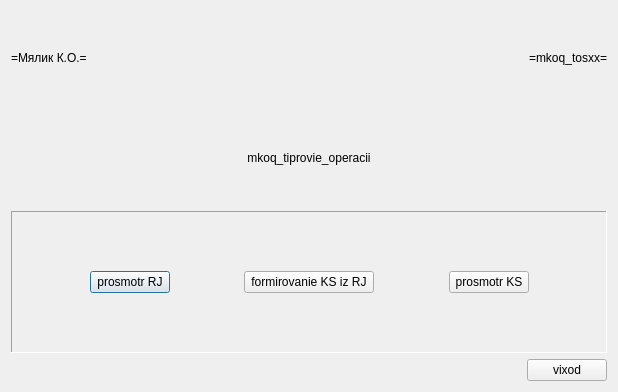
<?xml version="1.0" encoding="UTF-8"?>
<ui version="4.0">
 <class>mkoq_rjtks</class>
 <widget class="QDialog" name="mkoq_rjtks">
  <property name="windowModality">
   <enum>Qt::ApplicationModal</enum>
  </property>
  <property name="geometry">
   <rect>
    <x>0</x>
    <y>0</y>
    <width>618</width>
    <height>392</height>
   </rect>
  </property>
  <property name="windowTitle">
   <string>mkoq_rjtks</string>
  </property>
  <layout class="QVBoxLayout" name="verticalLayout">
   <item>
    <layout class="QHBoxLayout" name="horizontalLayout">
     <item>
      <widget class="QLabel" name="mkoq_rjtks_xxsma_l">
       <property name="text">
        <string>=Мялик К.О.=</string>
       </property>
      </widget>
     </item>
     <item>
      <spacer name="horizontalSpacer_4">
       <property name="orientation">
        <enum>Qt::Horizontal</enum>
       </property>
       <property name="sizeHint" stdset="0">
        <size>
         <width>40</width>
         <height>20</height>
        </size>
       </property>
      </spacer>
     </item>
     <item>
      <widget class="QLabel" name="mkoq_rjtks_xxprg_l">
       <property name="text">
        <string>=mkoq_tosxx=</string>
       </property>
      </widget>
     </item>
    </layout>
   </item>
   <item>
    <widget class="QLabel" name="mkoq_rjtks_xxtitle_l">
     <property name="text">
      <string>mkoq_tiprovie_operacii</string>
     </property>
     <property name="alignment">
      <set>Qt::AlignCenter</set>
     </property>
    </widget>
   </item>
   <item>
    <widget class="QFrame" name="mkoq_rjtks_b1">
     <property name="frameShape">
      <enum>QFrame::Panel</enum>
     </property>
     <property name="frameShadow">
      <enum>QFrame::Sunken</enum>
     </property>
     <property name="lineWidth">
      <number>1</number>
     </property>
     <property name="midLineWidth">
      <number>1</number>
     </property>
     <layout class="QGridLayout" name="gridLayout_2">
      <item row="0" column="0">
       <layout class="QHBoxLayout" name="horizontalLayout_5">
        <property name="topMargin">
         <number>50</number>
        </property>
        <property name="bottomMargin">
         <number>50</number>
        </property>
        <item>
         <spacer name="horizontalSpacer">
          <property name="orientation">
           <enum>Qt::Horizontal</enum>
          </property>
          <property name="sizeHint" stdset="0">
           <size>
            <width>40</width>
            <height>20</height>
           </size>
          </property>
         </spacer>
        </item>
        <item>
         <widget class="QPushButton" name="mkoq_rjtks_gridrj_c">
          <property name="text">
           <string>prosmotr RJ</string>
          </property>
         </widget>
        </item>
        <item>
         <spacer name="horizontalSpacer_2">
          <property name="orientation">
           <enum>Qt::Horizontal</enum>
          </property>
          <property name="sizeHint" stdset="0">
           <size>
            <width>40</width>
            <height>20</height>
           </size>
          </property>
         </spacer>
        </item>
        <item>
         <widget class="QPushButton" name="mkoq_rjtks_wk_c">
          <property name="text">
           <string> formirovanie KS iz RJ </string>
          </property>
         </widget>
        </item>
        <item>
         <spacer name="horizontalSpacer_7">
          <property name="orientation">
           <enum>Qt::Horizontal</enum>
          </property>
          <property name="sizeHint" stdset="0">
           <size>
            <width>40</width>
            <height>20</height>
           </size>
          </property>
         </spacer>
        </item>
        <item>
         <widget class="QPushButton" name="mkoq_rjtks_gridks_c">
          <property name="text">
           <string>prosmotr KS</string>
          </property>
         </widget>
        </item>
        <item>
         <spacer name="horizontalSpacer_3">
          <property name="orientation">
           <enum>Qt::Horizontal</enum>
          </property>
          <property name="sizeHint" stdset="0">
           <size>
            <width>40</width>
            <height>20</height>
           </size>
          </property>
         </spacer>
        </item>
       </layout>
      </item>
     </layout>
    </widget>
   </item>
   <item>
    <layout class="QHBoxLayout" name="horizontalLayout_2">
     <item>
      <spacer name="horizontalSpacer_5">
       <property name="orientation">
        <enum>Qt::Horizontal</enum>
       </property>
       <property name="sizeHint" stdset="0">
        <size>
         <width>40</width>
         <height>20</height>
        </size>
       </property>
      </spacer>
     </item>
     <item>
      <widget class="QPushButton" name="mkoq_rjtks_exit_c">
       <property name="text">
        <string>vixod</string>
       </property>
      </widget>
     </item>
    </layout>
   </item>
  </layout>
 </widget>
 <resources/>
 <connections/>
</ui>
